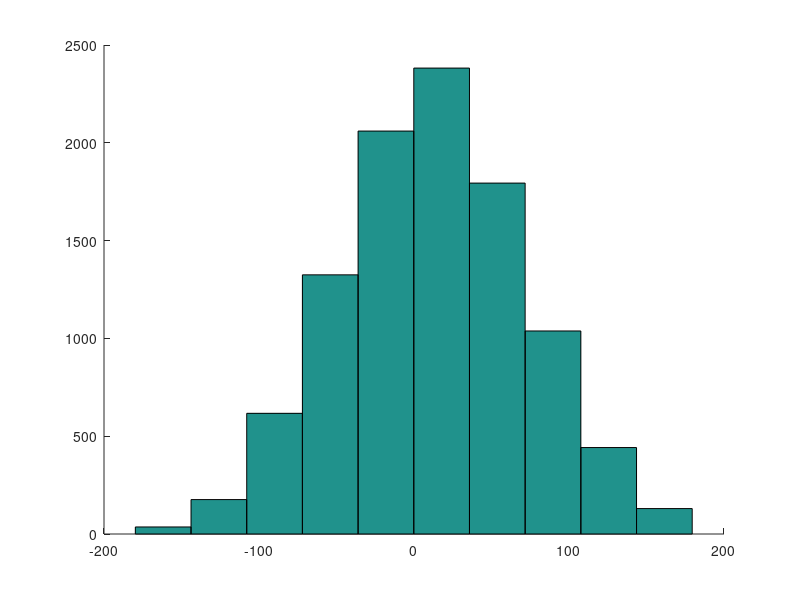
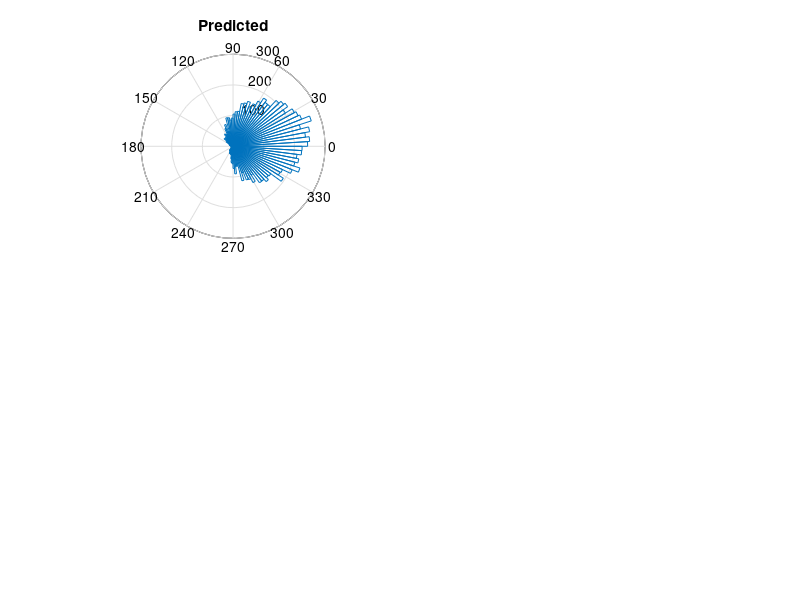

Here is the MATLAB script that generated these plots, in order: (Note: this script raises an error after producing the figures.)
%2012-06-03
clear 

num_trials = 10000;
target = 0;
predict_mean = 12;
predict_sd = 60;

% predicted_original = rand(num_trials,1)*360;

itrial = 0;predicted_original=[];
while length(predicted_original) < num_trials
    current_pick = random('Normal',predict_mean,predict_sd);
    if current_pick>-180 && current_pick<=180
        itrial =itrial+1;
        predicted_original(itrial,1) = current_pick;
    end
       
end

figure;hold all
hist(predicted_original)


figure;hold all
subplot(2,2,1)
rose(predicted_original*(pi/180),100)
title('Predicted')

disp(' ')
disp_mean_std(predicted_original)

%% Error per prediction

% turn +- angles
predicted=predicted_original;
predicted(predicted>180) = -(360-predicted(predicted>180));

error = abs(predicted) - target;
disp_mean_std(error)

subplot(2,2,2);
rose(error*(pi/180),100)
title('Error per prediction')

%% Error of average prediction

predicted = mean(predicted_original);

error = abs(predicted) - target;
disp_mean_std(error)
subplot(2,2,3);
rose(error*(pi/180),100)
title('Error of average prediction')

%% Error of average prediction (after making +-)

predicted=predicted_original;
predicted(predicted>180) = -(360-predicted(predicted>180));

error = abs(mean(predicted)) - target;
disp_mean_std(error)
subplot(2,2,4);
rose(error*(pi/180),100)
title('Error of average |prediction|')

%% GIVE PATTERN



















